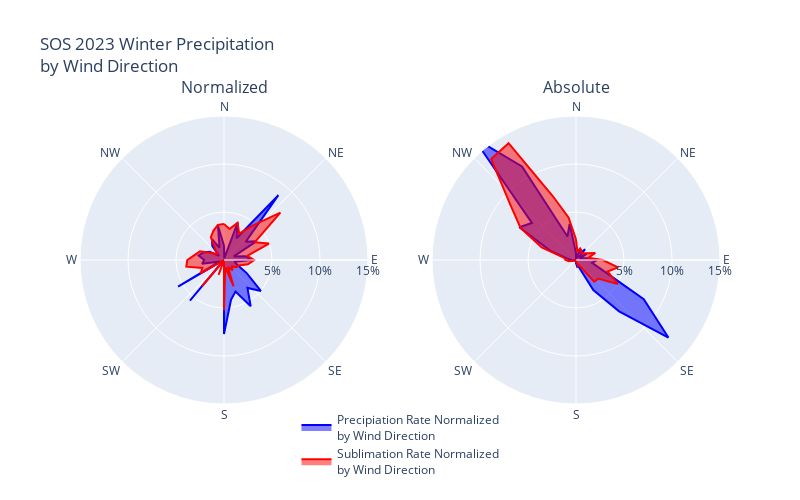

Notebook code for this chart:
### Code cell
fig = make_subplots(rows=1,cols=2,
                    specs=[[{'type': 'polar'}]*2], 
                    subplot_titles=['Normalized','Absolute'], 
                    column_widths=[0.45,0.45],
                    row_heights=[0.9])


# Normalized Figure
fig.add_trace(go.Scatterpolar(
    name='Precipiation Rate Normalized<br>by Wind Direction',
    r= grouped_df_percent_norm.values.flatten(),
    theta= grouped_df_percent_norm.index,
    fill='toself',
    line_color='blue',
),1,1
)

fig.add_trace(go.Scatterpolar(
    name='Sublimation Rate Normalized<br>by Wind Direction',
    r= grouped_df_percent_norm_sublimation.values.flatten(),
    theta= grouped_df_percent_norm_sublimation.index,
    fill='toself',
    line_color='red',
),
1,1
)

# Absolute Figure
fig.add_trace(go.Scatterpolar(
    r= grouped_df_percent.values.flatten(),
    theta= grouped_df_percent.index,
    fill='toself',
    line_color='blue',
    showlegend=False,
),
1,2, 
)

fig.add_trace(go.Scatterpolar(
    r= grouped_df_percent_sublimation.values.flatten(),
    theta= grouped_df_percent_sublimation.index,
    fill='toself',
    line_color='red',
    showlegend=False,
), 
1,2
)
fig.update_legends(
    yanchor="bottom",
    xanchor="center",
    x=0.5,
    y=-0.2

)
fig.update_layout(
    showlegend=True,
    polar1=dict(
        radialaxis_tickfont_size=12,
        radialaxis_range=[0, 15],
        radialaxis_tickvals=[5,10,15],
        radialaxis_ticktext=['5%', '10%', '15%'],
        angularaxis=dict(
            tickmode='array',
            tickvals=[0, 45, 90, 135, 180, 225, 270, 315],
            ticktext=['N', 'NE', 'E', 'SE', 'S', 'SW', 'W', 'NW'],
            rotation=90,
            direction='clockwise'
        )),
    polar2=dict(
        radialaxis_tickfont_size=12,
        radialaxis_range=[0, 15],
        radialaxis_tickvals=[5,10,15],
        radialaxis_ticktext=['5%', '10%', '15%'],
        angularaxis=dict(
            tickmode='array',
            tickvals=[0, 45, 90, 135, 180, 225, 270, 315],
            ticktext=['N', 'NE', 'E', 'SE', 'S', 'SW', 'W', 'NW'],
            rotation=90,
            direction='clockwise'
        )),
        width=800,
        height=500,
        title=f'SOS 2023 Winter Precipitation<br>by Wind Direction')

### Figure 1 — Plotly figure (JSON) as saved in the notebook; plotly's stock layout.template omitted (floating-point values rounded to 4 significant figures)
{"data": [{"fill": "toself", "line": {"color": "blue"}, "name": "Precipiation Rate Normalized<br>by Wind Direction", "r": [1.481, 0.1671, 4.156, 2.613, 8.813, 2.943, 3.882, 1.08, 2.295, 2.84, 1.098, 1.495, 2.728, 5.011, 3.797, 5.564, 3.504, 4.212, 7.703, 0, 0.5612, 0, 5.52, 0, 5.524, 0.4488, 2.317, 2.061, 2.686, 2.284, 1.717, 0.68, 1.893, 2.505, 1.353, 3.588, 1.481], "subplot": "polar", "theta": [0, 10, 20, 30, 40, 50, 60, 70, 80, 90, 100, 110, 120, 130, 140, 150, 160, 170, 180, 190, 200, 210, 220, 230, 240, 250, 260, 270, 280, 290, 300, 310, 320, 330, 340, 350, 360], "type": "scatterpolar"}, {"fill": "toself", "line": {"color": "red"}, "name": "Sublimation Rate Normalized<br>by Wind Direction", "r": [3.765, 3.276, 4.112, 3.17, 4.7, 7.667, 3.686, 4.991, 2.456, 3.15, 2.526, 1.652, 1.477, 1.056, 1.406, 0.8276, 2.92, 0.7617, 5.244, 0, 1.652, 0, 3.567, 0, 2.809, 2.402, 3.988, 3.824, 3.084, 2.659, 1.473, 0.8859, 1.367, 2.742, 3.235, 3.704, 3.765], "subplot": "polar", "theta": [0, 10, 20, 30, 40, 50, 60, 70, 80, 90, 100, 110, 120, 130, 140, 150, 160, 170, 180, 190, 200, 210, 220, 230, 240, 250, 260, 270, 280, 290, 300, 310, 320, 330, 340, 350, 360], "type": "scatterpolar"}, {"fill": "toself", "line": {"color": "blue"}, "r": [0.7429, 0.0384, 1.129, 0.8189, 1.473, 0.3689, 1.298, 0.4062, 1.055, 2.195, 1.698, 2.779, 8.151, 12.56, 6.981, 3.604, 0.6589, 0.704, 0.3219, 0, 0.01173, 0, 0.1153, 0, 0.2308, 0.01875, 0.3874, 0.5167, 0.954, 2.863, 6.815, 5.995, 16.69, 11.25, 2.6, 3.823, 0.7429], "showlegend": false, "subplot": "polar2", "theta": [0, 10, 20, 30, 40, 50, 60, 70, 80, 90, 100, 110, 120, 130, 140, 150, 160, 170, 180, 190, 200, 210, 220, 230, 240, 250, 260, 270, 280, 290, 300, 310, 320, 330, 340, 350, 360], "type": "scatterpolar"}, {"fill": "toself", "line": {"color": "red"}, "r": [2.153, 0.8587, 1.274, 1.133, 0.8958, 1.096, 1.405, 2.14, 1.288, 2.777, 4.454, 3.503, 5.033, 3.02, 2.947, 0.6113, 0.6261, 0.1452, 0.2499, 0, 0.03936, 0, 0.085, 0, 0.1339, 0.1144, 0.7601, 1.093, 1.249, 3.801, 6.668, 8.907, 13.75, 14.05, 7.092, 4.5, 2.153], "showlegend": false, "subplot": "polar2", "theta": [0, 10, 20, 30, 40, 50, 60, 70, 80, 90, 100, 110, 120, 130, 140, 150, 160, 170, 180, 190, 200, 210, 220, 230, 240, 250, 260, 270, 280, 290, 300, 310, 320, 330, 340, 350, 360], "type": "scatterpolar"}], "layout": {"annotations": [{"font": {"size": 16}, "showarrow": false, "text": "Normalized", "x": 0.225, "xanchor": "center", "xref": "paper", "y": 1, "yanchor": "bottom", "yref": "paper"}, {"font": {"size": 16}, "showarrow": false, "text": "Absolute", "x": 0.775, "xanchor": "center", "xref": "paper", "y": 1, "yanchor": "bottom", "yref": "paper"}], "height": 500, "legend": {"x": 0.5, "xanchor": "center", "y": -0.2, "yanchor": "bottom"}, "polar": {"angularaxis": {"direction": "clockwise", "rotation": 90, "tickmode": "array", "ticktext": ["N", "NE", "E", "SE", "S", "SW", "W", "NW"], "tickvals": [0, 45, 90, 135, 180, 225, 270, 315]}, "domain": {"x": [0, 0.45], "y": [0, 1]}, "radialaxis": {"range": [0, 15], "tickfont": {"size": 12}, "ticktext": ["5%", "10%", "15%"], "tickvals": [5, 10, 15]}}, "polar2": {"angularaxis": {"direction": "clockwise", "rotation": 90, "tickmode": "array", "ticktext": ["N", "NE", "E", "SE", "S", "SW", "W", "NW"], "tickvals": [0, 45, 90, 135, 180, 225, 270, 315]}, "domain": {"x": [0.55, 1], "y": [0, 1]}, "radialaxis": {"range": [0, 15], "tickfont": {"size": 12}, "ticktext": ["5%", "10%", "15%"], "tickvals": [5, 10, 15]}}, "showlegend": true, "title": {"text": "SOS 2023 Winter Precipitation<br>by Wind Direction"}, "width": 800}}
